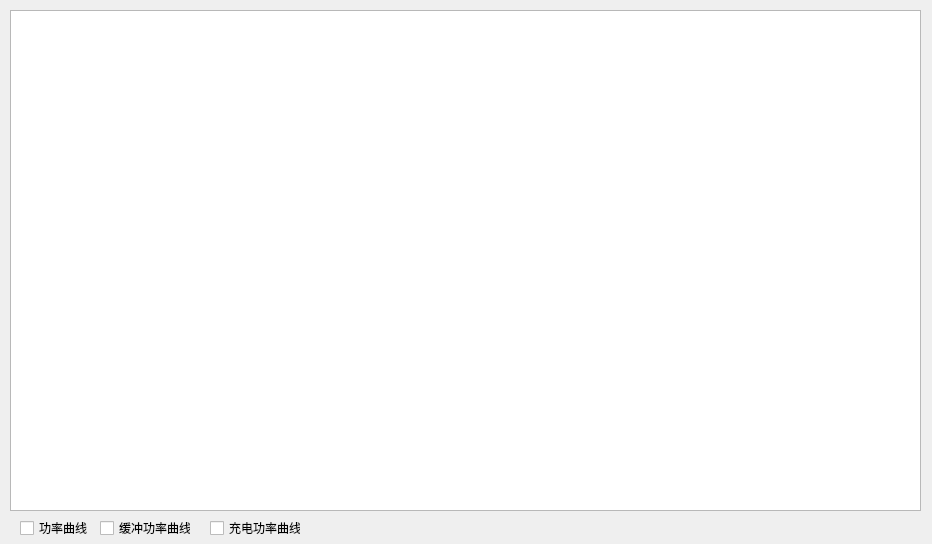
<?xml version="1.0" encoding="UTF-8"?>
<ui version="4.0">
 <class>WaveForm</class>
 <widget class="QWidget" name="WaveForm">
  <property name="geometry">
   <rect>
    <x>0</x>
    <y>0</y>
    <width>932</width>
    <height>544</height>
   </rect>
  </property>
  <property name="windowTitle">
   <string>Form</string>
  </property>
  <widget class="QGraphicsView" name="graphicsView">
   <property name="geometry">
    <rect>
     <x>10</x>
     <y>10</y>
     <width>911</width>
     <height>501</height>
    </rect>
   </property>
  </widget>
  <widget class="QCheckBox" name="checkBox">
   <property name="geometry">
    <rect>
     <x>20</x>
     <y>520</y>
     <width>71</width>
     <height>16</height>
    </rect>
   </property>
   <property name="text">
    <string>功率曲线</string>
   </property>
  </widget>
  <widget class="QCheckBox" name="checkBox_2">
   <property name="geometry">
    <rect>
     <x>100</x>
     <y>520</y>
     <width>91</width>
     <height>16</height>
    </rect>
   </property>
   <property name="text">
    <string>缓冲功率曲线</string>
   </property>
  </widget>
  <widget class="QCheckBox" name="checkBox_3">
   <property name="geometry">
    <rect>
     <x>210</x>
     <y>520</y>
     <width>91</width>
     <height>16</height>
    </rect>
   </property>
   <property name="text">
    <string>充电功率曲线</string>
   </property>
  </widget>
 </widget>
 <resources/>
 <connections/>
</ui>
